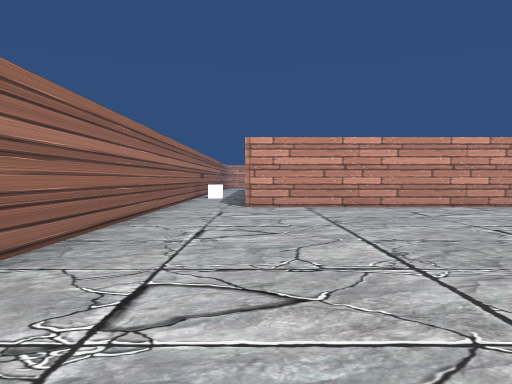
[1] (above)

17 first-person views from a walk through a 3-D level made in the Unity game engine. The camera is 1.4 m above the floor, tilts 2° down and sees 70° across. The floor is counted in squares, 2 m on a side. Each view is taken from the middle of a square. On the plan, view 1 faces up. The plan holds only what a view shows up to about 11 squares ahead; the rest is blank. The place goes on beyond the plan. The player is left out. Some surface patterns are stand-ins.

[2]
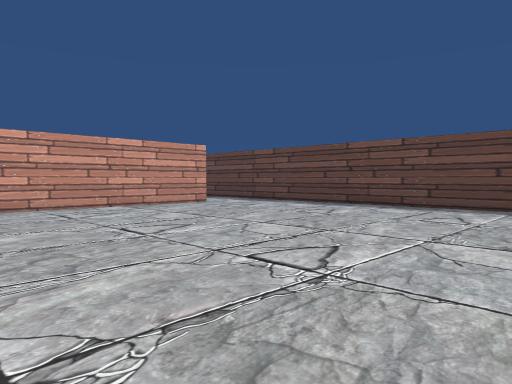

[3]
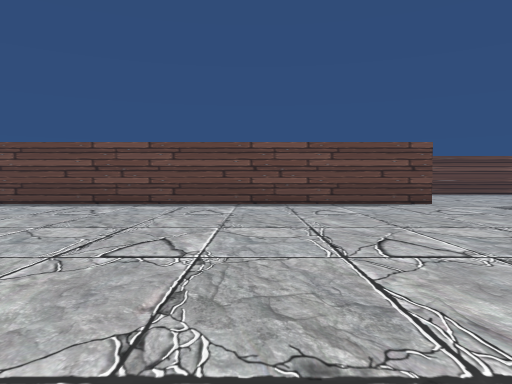

[4]
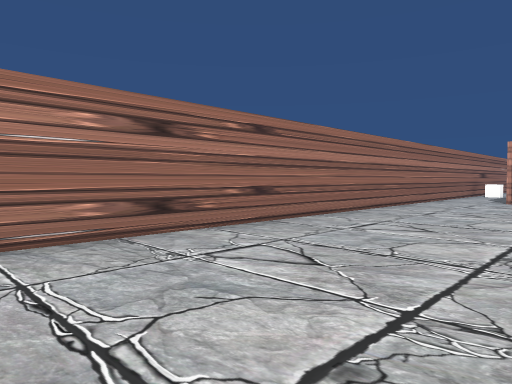

[5]
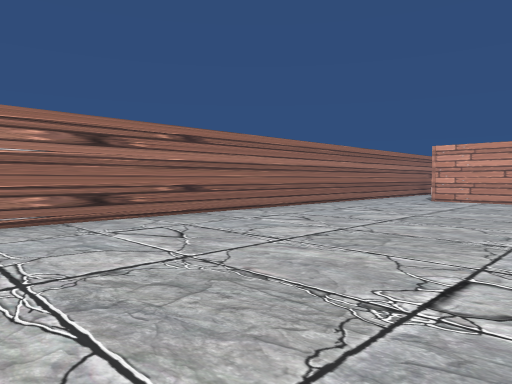

[6]
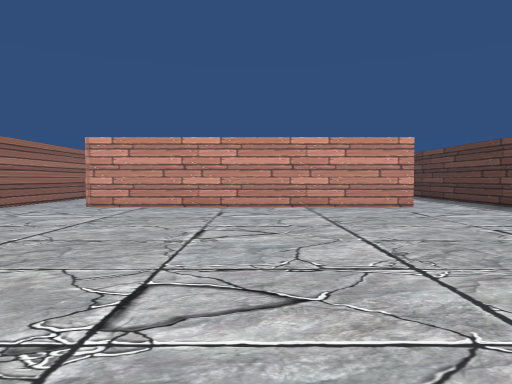

[7]
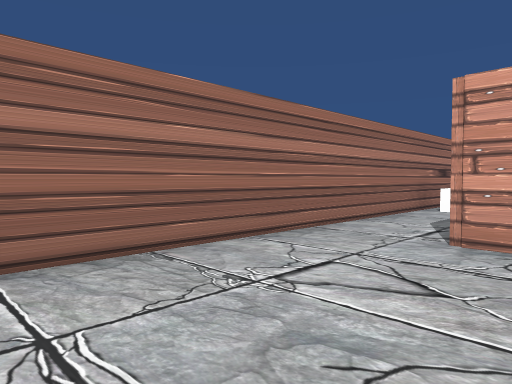

[8]
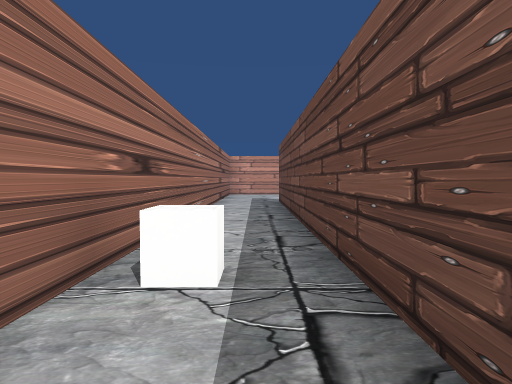

[9]
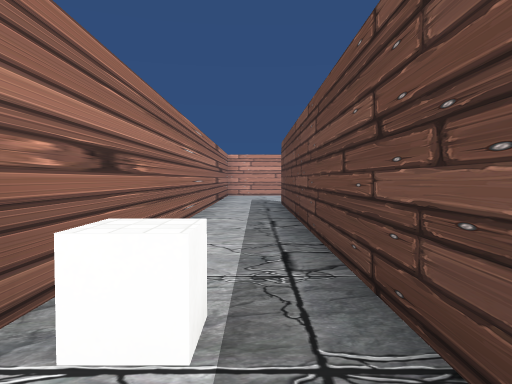

[10]
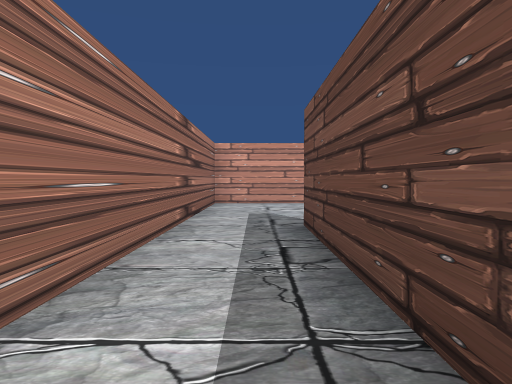

[11]
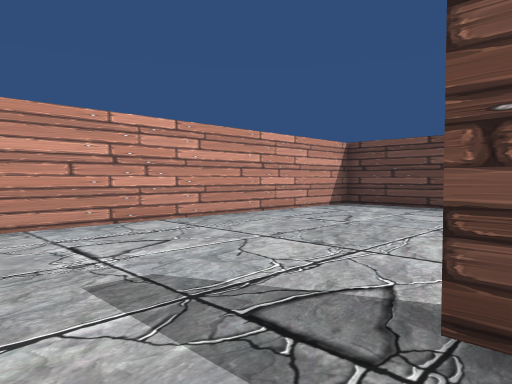

[12]
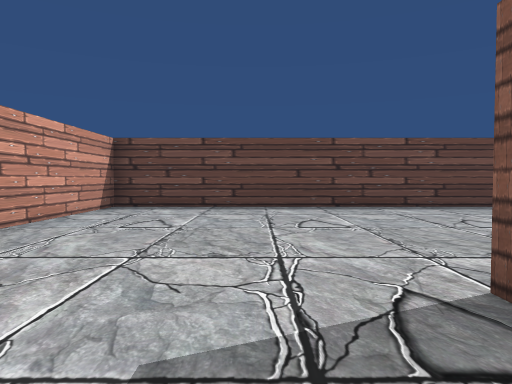

[13]
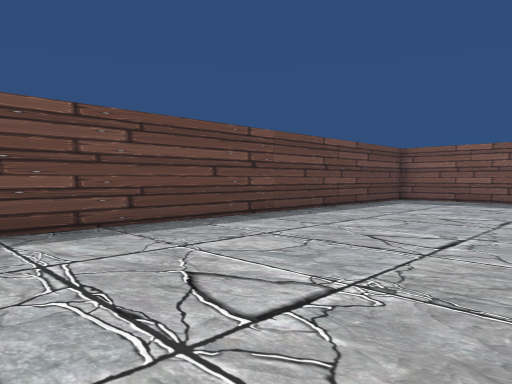

[14]
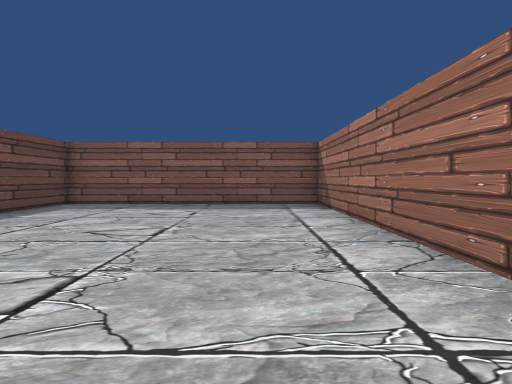

[15]
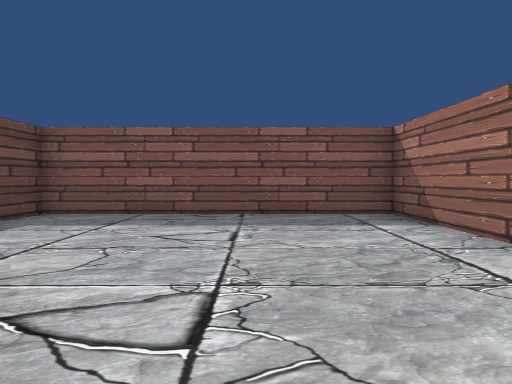

[16]
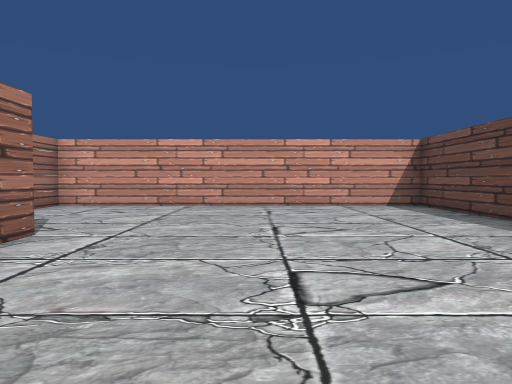

[17]
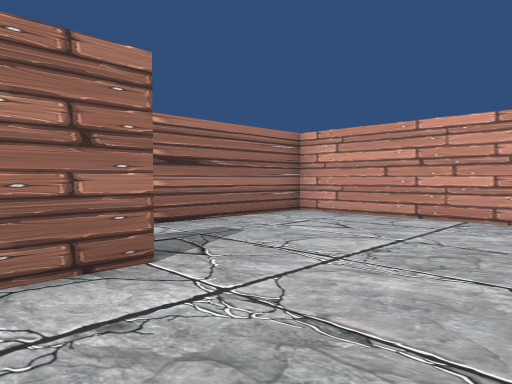

### Floor plan
Points are (right, up) in squares from view 1. A wall is a line through its corners. A room is listed if a view was taken in it or the views show most of it. See-through windows are left out.
Room 1 (views 1, 2, 3, 4, 5, 6, 7)
walls: (-2.2, 7.6) (-2.2, -2.4); (8, 9.1) (-0.4, 9.1); (10.3, -3.5) (10.3, 7.5)
ways out: opening at (-1.5, 8.5) to room 2; opening at (8.5, 8.5)
Room 2 (views 8, 9, 10, 11, 12, 13, 14, 15, 16, 17)
walls: (0.2, 17.5) (0.2, 9.6) (7.3, 9.6) (7.3, 27.6) (-2.2, 27.6) (-2.2, 7.6); (0.2, 22.6) (0.2, 21.4); (-0.3, 12) (-0.3, 22.6)
ways out: opening at (-1.5, 8.5) to room 1
objects: cube (-2, 14)

Where each view was taken, in squares from view 1:
view 1: 0 up, 0 right, facing up
view 2: 0 up, 1 right, facing up-right
view 3: 1 up, 0 right, facing right
view 4: 3 down, 2 right, facing up-left
view 5: 3 down, 4 right, facing up-left
view 6: 0 up, 4 right, facing up
view 7: 5 up, 1 right, facing up-left
view 8: 11 up, 1 left, facing up
view 9: 12 up, 1 left, facing up
view 10: 17 up, 1 left, facing up
view 11: 22 up, 2 left, facing up-right
view 12: 24 up, 2 left, facing right
view 13: 22 up, 2 right, facing down-right
view 14: 20 up, 2 right, facing down
view 15: 17 up, 3 right, facing down
view 16: 18 up, 3 right, facing up
view 17: 21 up, 3 right, facing up-left
